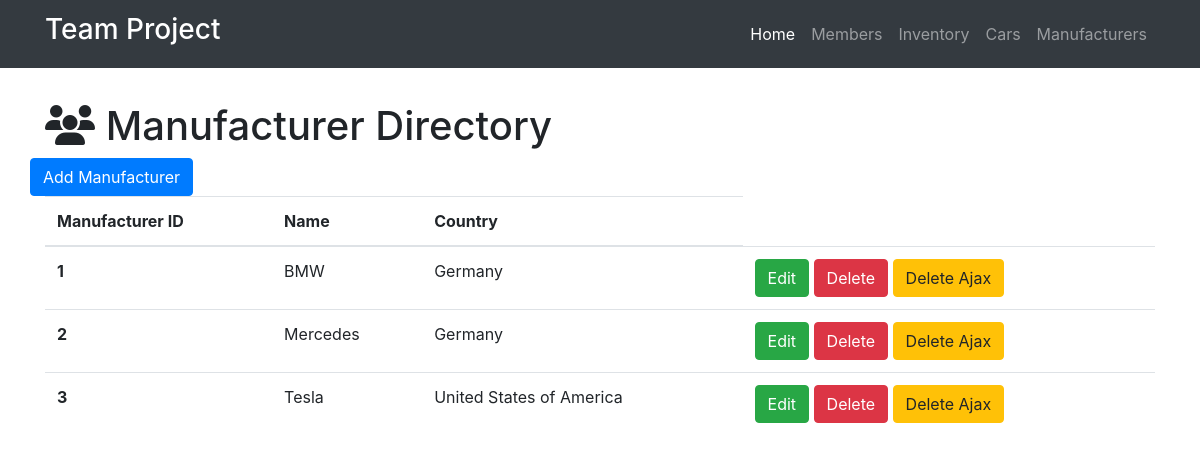
/manufacturers, run on an earlier commit of the app's database.
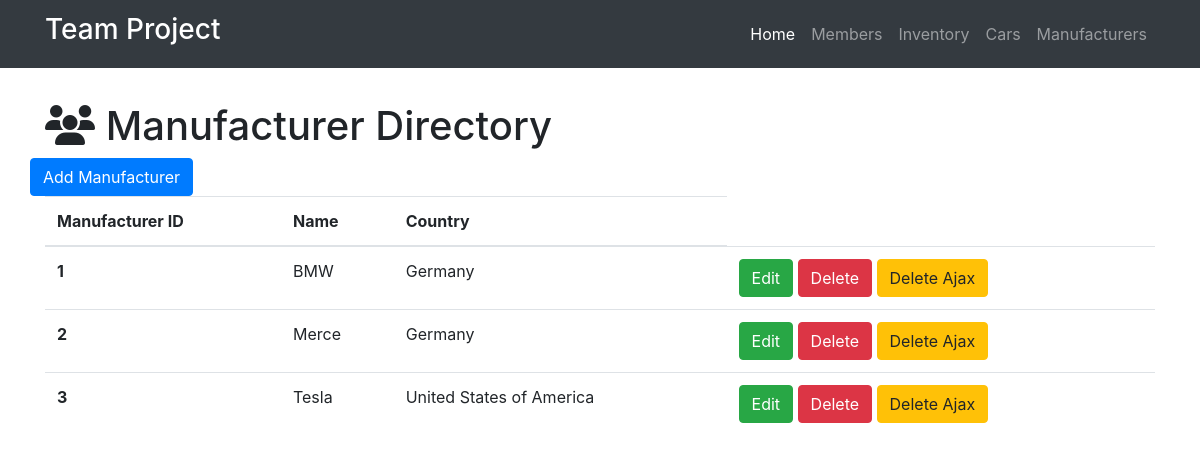
And on a later commit of the database.
### project.py (models this page shows)
class Manufacturer(db.Model):
    __tablename__ = 'manufacturers'
    id = db.Column(db.Integer, primary_key=True)
    name = db.Column(db.String(64))
    country = db.Column(db.Text)
    cars = db.relationship('Car', backref='manufacturer', cascade="delete")

### project.py (the view)
@app.route('/manufacturers')
def show_all_manufacturers():
    manufacturers = Manufacturer.query.all()
    return render_template('manufacturer-all.html', manufacturers=manufacturers)

### templates/manufacturer-all.html (shortened to what this page needs)
{% extends "home-base.html" %}
{% block head%}
  {{super()}}
{% endblock %}
{% block page_content %}
<div class="container">
   <h1 class="mt-5"><i class="fa fa-users" aria-hidden="true"></i> Manufacturer Directory</h1>
  <div class="row bottom-margin">
    <a href="/manufacturer/add" class="btn btn-primary" role="button" aria-disabeled="true">Add Manufacturer</a>
  </div>
{% if manufacturers %}
  <table class="table">
    <thead>
      <tr>
        <th>Manufacturer ID</th>
        <th>Name</th>
        <th>Country</th>
      </tr>
    </thead>
    <tbody>
  {% for manufacturer in manufacturers %}
  <tr>
        <th scope="row">{{manufacturer.id}}</th>
        <td>{{manufacturer.name}}</td>
        <td>{{manufacturer.country}}</td>
        <td>
          <a href="/manufacturer/edit/{{manufacturer.id}}" class ="btn btn-success" role="button" aria-disabled="true"> Edit</a>
          <a href="/manufacturer/delete/{{manufacturer.id}}" class="btn btn-danger" role="button" aria-disabled="true"> Delete</a>
          <button class="btn btn-warning delete_ajax_btn" role="button" data-manufacturer-id={{manufacturer.id}}>Delete Ajax</button>
        </td>
  </tr>
   {% endfor %}
 </tbody>
</table>
{% else %}
<h3>There are no manufacturers in the directory yet.</h3>
{% endif %}
</div>
{% endblock %}

What changed in the data, as far as the page shows it:
changed Manufacturer id 2: name "Mercedes" → "Merce"
